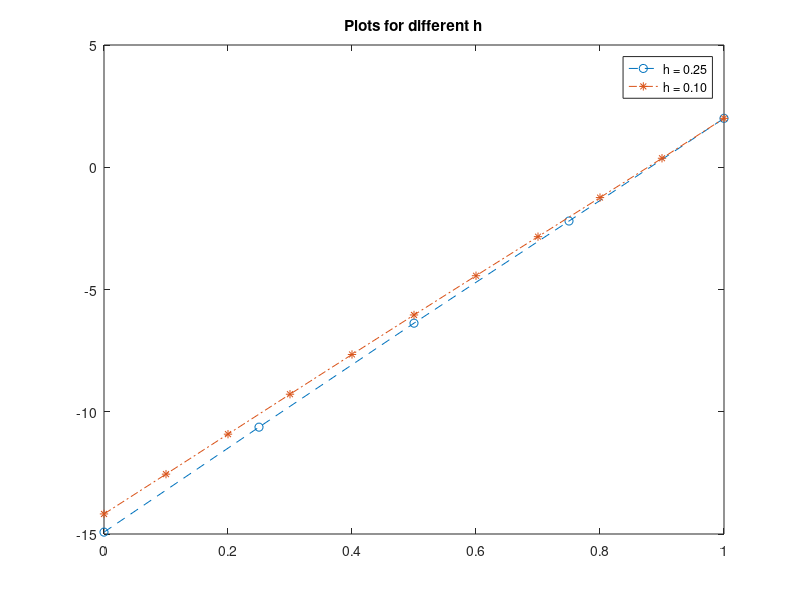

Recreate this plot in MATLAB.
%{
    NAME : Devjit Choudhury
    ROLL : 19MA20014
%}

%{
    Solving a BVP with deriviative Boundary Condition
    using finite differencr method --- results in fictitous points
    
    IN GENERAL :- consider the BVP
    -------------------------------
    y'' + p(x)y' + q(x)y = r(x) -------------<1>
    BC  -                       -------------<2>
            a0.y(a) - a1.y'(a) = G1
            b0.y(b) = G2
    Discretizing <1> we get :-
    -------------------------------
    A(i).Y(i-1) + B(i).Y(i) + C(i).Y(i+1) = h^2.r(i)    ----------<3>
    A(i) = 1 - h.p(i)/2
    b(i) = -2 + h^2.q(i)
    c(i) = 1 + h.p(i)/2
        for i = 1,2,3...n-1 (we get unknows y(0) y(1) ... y(n) y(n+1))
    
    -------------------------------
    Discretizing <2> we get :-  
    a0.y(0) - a1.y'(0) = G1 ---> a0.y(0) - a1.(y(1) - y(-1))/2.h = G1
    y(-1) = 2.h.G1/a1 + y(1) - 2.h.a0.y(0)/a1       --------------<4>
    
    -------------------------------
    i = 0 in equation <3> and substitute equation <4>
    A(0).Y(-1) + B(0).Y(0) + C(0).Y(1) = h^2.r(0)
    F0 -->
    (B(0) - 2.h.a0.A(0)/a1).Y(0) + (A(0) + C(0)).Y(1) = h^2.r(0) - 2.h.G1.A(0)/a1
    
    i = n in equation <3> and substitute BC :-  b0.Y(n+1) = G2
    A(n).Y(n-1) + B(n).Y(n) + C(n).Y(n+1) = h^2.r(n)
    FN -->
    A(n).Y(n-1) + B(n).Y(n) = h^2.r(n) - C(n).G2/b0 
    
%}

%% Solve the BVP 
function assignment1()
    a = 0; b = 1;       % a and b are boundary limits

    %----------------------------------------------------------------
    h = 0.25;           % h is step size
    sol1 = solve(a,b,h);   % %calling solve function with step size 0.25
    n = (b-a) / h;
    sol1(n+1) = 2;

    % Displaying the output
    fprintf("Answer for 0.25:- \n");
    for i = 1:n+1
        fprintf("x %d (%d) = %f\n",i,a + (i-1)*h, sol1(i));
    end
    fprintf("\n");

    %----------------------------------------------------------------
    h = 0.10;
    sol2 = solve(a, b, h);  %calling solve function with step size 0.1
    n = (b-a) / h;
    sol2(n+1) = 2;
    % Displaying the output
    fprintf("Answer for 0.10:- \n");
    for i = 1:n+1
        fprintf("x %d (%d) = %f\n",i,a + (i-1)*h, sol2(i));
    end
    fprintf("\n");

    %----------------------------------------------------------------
    

    % Plotting the result
    xs = [0:0.25:1];
    xs1 = [0:0.10:1];
    plot(xs, sol1 , '--o');
    hold on;
    plot(xs1, sol2 , '-.*');
    legend('h = 0.25', 'h = 0.10');
    title('Plots for different h');
    hold off
   
end

%% Function to convert the equations to Matrix System
function y = solve(a, b, dx)
    % -----------------------------------------------------------------
    % TAKING INPUT
    x0 = a;
    xn = b;
    h = dx;
    %{ 
        % BC -> 
            a0y(x(0)) - a1y'(x(0)) = G1
            b0y(x(n)) = G2
    %}
    a0 = 1; a1 = -1; G1 = 2;
    b0 = 1; G2 = 2;
    % -----------------------------------------------------------------

    x = [x0 + h : h : xn - h];   % x1, x2, x3, ...., xn
    n = length(x);
    A = zeros(n,1);
    B = zeros(n,1);
    C = zeros(n,1);
    D = zeros(n,1);

    % -----------------------------------------------------------------
    % DISCRETIZATION THE DIFFERENTIAL EQUATION
    % A(i)Y(i-1) + B(i)Y(i) + C(i)Y(i+1) = D(i)
    for i = 1 : n
        A(i) = calcA(h, x(i));
        B(i) = calcB(h, x(i));
        C(i) = calcC(h, x(i));
        D(i) = calcD(h, x(i));
    end
    %-------------------------------------------------------------------

    %-------------------------------------------------------------------
    % HANDELING THE FICTITOUS VARIABLES(derived the eqs) & 
    % BUILDING MATRIX SYSTEM

    coefMatrix = zeros(n+1, n+1);
    coefMatrix(1, 1) = calcB(h, x0) - (2 * h * a0 * calcA(h, x0))/a1;
    coefMatrix(1, 2) = calcA(h, x0) + calcC(h, x0);
    for i = 2 : n
        coefMatrix(i, i-1) = A(i-1);
        coefMatrix(i,i) = B(i-1);
        coefMatrix(i,i+1) = C(i-1);
    end
    coefMatrix(n+1, n) = A(n);
    coefMatrix(n+1, n+1) = B(n);
    %-------------------------------------------------------------------

    % Building the Value Matrix in RHS
    rhsMatrix = zeros(n+1, 1);
    rhsMatrix(1) = calcD(h, x0) - (2 * h * G1 * calcA(h,x0))/a1;
    for i = 2 : n
        rhsMatrix(i) = D(i-1);
    end
    rhsMatrix(n+1) = calcD(h, xn) - C(n)*G2/b0;
    %-----------------------------------------------------------------
    % fprintf("Coef Matrix : \n");
    % disp(coefMatrix);
    % fprintf("Value Matrix : \n");
    % disp(rhsMatrix);
    % CALLING FUNCTION TO SOLVE MATRIX SYSTEM USING GUASS ELIMINATION
    y = gaussElimination(coefMatrix, rhsMatrix);
    % ------------------------------------------------------------
end

%% ------------------------------------------------------------
% the function corresponding to p(x) as writen at top
function y = coefOfFirstDeriviative(x)
   % y = p(x)
   y = 0;
end

%% ------------------------------------------------------------
% the function corresponding to q(x) as writen at top
function y = coefOfY(x)
   % y = q(x)
   y = -x;
end

%% ------------------------------------------------------------
% the function corresponding to r(x) as writen at top
function y = rhs(x)
    % y = r(x)
    y = 2;
end

%% ------------------------------------------------------------
% the function corresponding to A(x) as writen at top after DISCRETIZATION
function y = calcA(h, x)
    y = 1 - (h * coefOfFirstDeriviative(x)) / 2;
end

%% ------------------------------------------------------------
% the function corresponding to B(x) as writen at top after DISCRETIZATION
function y = calcB(h, x)
    y = -2 + (h * h * coefOfY(x));
end

%% ------------------------------------------------------------
% the function corresponding to C(x) as writen at top after DISCRETIZATION
function y = calcC(h,x)
    y = 1 + (h * coefOfFirstDeriviative(x)) / 2;
end

%% ------------------------------------------------------------
% the function corresponding to RHS of the DISCRETIZED EQUATION
% Calculating value of RHS in discretized equation
function y = calcD(h, x)
    y = (h * h * rhs(x));
end



%% Guass Elimination
% we make the lover triangular half 0 and then calc y(n+1)
% then backtrack to previous solutions
function y = gaussElimination(A,B)
    [n,~]=size(A);
    for i = 2 : n
        const = A(i,i-1) / A(i-1,i-1);
        A(i,i-1)=0;
        A(i,i) = A(i,i) - const*A(i-1,i);
        if (i+1 ~= n+1)
            A(i,i+1)=A(i,i+1)-const*A(i-1,i+1);
        end
        B(i)=B(i)-const*B(i-1);
    end
    y=zeros(n,1);

    y(n)=B(n)/A(n,n);

    for i=n-1:-1:1
        y(i)=(B(i)-A(i,i+1)*y(i+1))/A(i,i);
    end  
end

%{
Answer for 0.25:- 
x 1 (0) = -14.923233
x 2 (2.500000e-01) = -10.629925
x 3 (5.000000e-01) = -6.377709
x 4 (7.500000e-01) = -2.199797
x 5 (1) = 2.000000

Answer for 0.10:- 
x 1 (0) = -14.179587
x 2 (1.000000e-01) = -12.551629
x 3 (2.000000e-01) = -10.916221
x 4 (3.000000e-01) = -9.282647
x 5 (4.000000e-01) = -7.656920
x 6 (5.000000e-01) = -6.041821
x 7 (6.000000e-01) = -4.436931
x 8 (7.000000e-01) = -2.838663
x 9 (8.000000e-01) = -1.240265
x 10 (9.000000e-01) = 0.368211
x 11 (1) = 2.000000
%}

